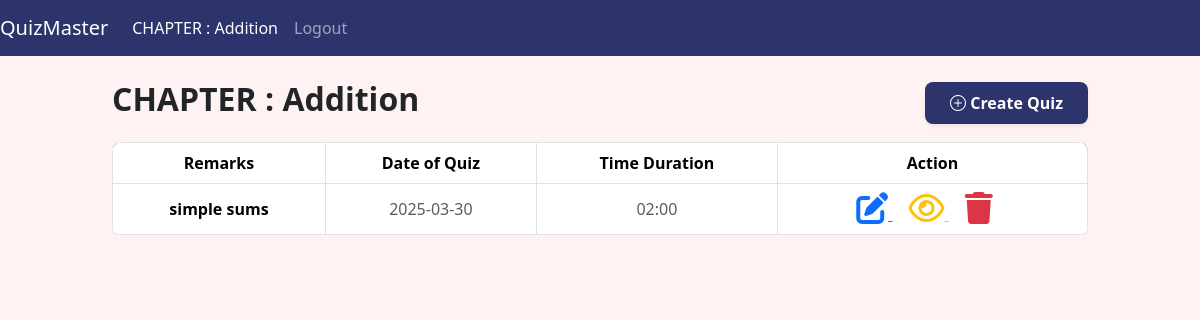
The app's page /showchapter/1 (signed in) with its own data.
### app.py (models this page shows, shortened)
class CourseSection(db.Model):
    __tablename__="CourseSection"
    id=db.Column(db.Integer, primary_key=True)
    name=db.Column(db.String(80),nullable=False)
    description=db.Column(db.String(120),nullable=False)
    topic_id=db.Column(db.Integer, db.ForeignKey("CourseTopic.id"))
    course_topic=db.relationship("CourseTopic", back_populates='course_sections')
    quizzes=db.relationship("QuizTest",back_populates='course_section',cascade='all,delete-orphan')

class QuizTest(db.Model):
    __tablename__="QuizTest"
    id=db.Column(db.Integer, primary_key=True)
    date_ofquiz=db.Column(db.Date,nullable=False)
    time_dur=db.Column(db.String(20),nullable=False)
    remarks=db.Column(db.String(120),nullable=False)
    section_id=db.Column(db.Integer, db.ForeignKey("CourseSection.id"),nullable=False)
    course_section=db.relationship("CourseSection", back_populates='quizzes')
    quiz_questions=db.relationship("QuizQuestion",back_populates='quiz_test',cascade='all,delete-orphan')
    user_scores=db.relationship('UserScore',back_populates='quiz_test',cascade='all,delete-orphan')

### app.py (the view)
@app.route("/showchapter/<int:chapid>",methods=["POST", "GET"])
def showchapter(chapid):
    if 'admin' in session:
        section = CourseSection.query.filter_by(id=chapid).first()
        quizzes = QuizTest.query.filter_by(section_id=chapid).all()
        return render_template("showchapter.html",chapter=section,quiz=quizzes)

### templates/showchapter.html (shortened to what this page needs)
{% extends "index.html" %}
{% block content %}
<nav class="navbar navbar-expand-lg navbar-dark" style="background-color: #2D336B;">
    <a class="navbar-brand" href="/admin">QuizMaster</a>
    <div class="collapse navbar-collapse" id="navbarNavAltMarkup">
      <div class="navbar-nav">
        <a class="nav-item nav-link active" href="/showchapter/{{chapter.id}}">CHAPTER : {{chapter.name}}</a>
        <a class="nav-item nav-link" href="/logout">Logout</a>
      </div>
    </div>
  </nav>
  <div class="container-fluid mt-4">
    <div class="row justify-content-center">
        <div class="col-md-10">
            <div class="d-flex justify-content-between align-items-center mb-3">
                <h2 class="fw-bold text-dark">CHAPTER : {{ chapter.name }}</h2>
                <a href="/quizcreate/{{ chapter.id }}"
                   class="btn fw-semibold text-white shadow-sm px-4 py-2"
                   style="background-color: #2D336B; border-radius: 8px; transition: 0.3s;">
                   <i class="bi bi-plus-circle"></i> Create Quiz
                </a>
            </div>
            {% if quiz|length > 0 %}
            <div class="table-responsive">
                <table class="table table-bordered table-hover text-center align-middle shadow-sm" style="border-radius: 10px; overflow: hidden;">
                    <thead class="thead-dark text-white" style="background-color: #2D336B;">
                        <tr>
                            <th>Remarks</th>
                            <th>Date of Quiz</th>
                            <th>Time Duration</th>
                            <th>Action</th>
                        </tr>
                    </thead>
                    <tbody>
                        {% for q in quiz %}
                        <tr>
                            <td class="fw-semibold">{{ q.remarks }}</td>
                            <td class="text-muted">{{ q.date_ofquiz }}</td>
                            <td class="text-muted">{{ q.time_dur }}</td>
                            <td>
                                <a href="/quizedit/{{ q.id }}" class="text-primary me-3">
                                    <i class="fa-solid fa-pen-to-square fa-2x"></i>
                                </a>
                                <a href="/showquiz/{{ q.id }}" class="text-warning me-3">
                                    <i class="fa-regular fa-eye fa-2x"></i>
                                </a>
                                <a href="/delquizpopup/{{ q.id }}" class="text-danger me-3">
                                    <i class="fa-solid fa-trash fa-2x"></i>
                                </a>
                            </td>
                        </tr>
                        {% endfor %}
                    </tbody>
                </table>
            </div>
            {% endif %}
        </div>
    </div>
</div>
{% endblock %}

### static/css/style.css (style rules this page uses)
body { background-color: #FFF2F2 !important; }
.table { margin: 0 auto; text-align: center; width: 100%; }
.table th, .table td { text-align: center; vertical-align: middle; width: auto; }

### records on screen
CourseSection: name "Addition"
QuizTest: remarks "simple sums", date_ofquiz "2025-03-30", time_dur "02:00"
